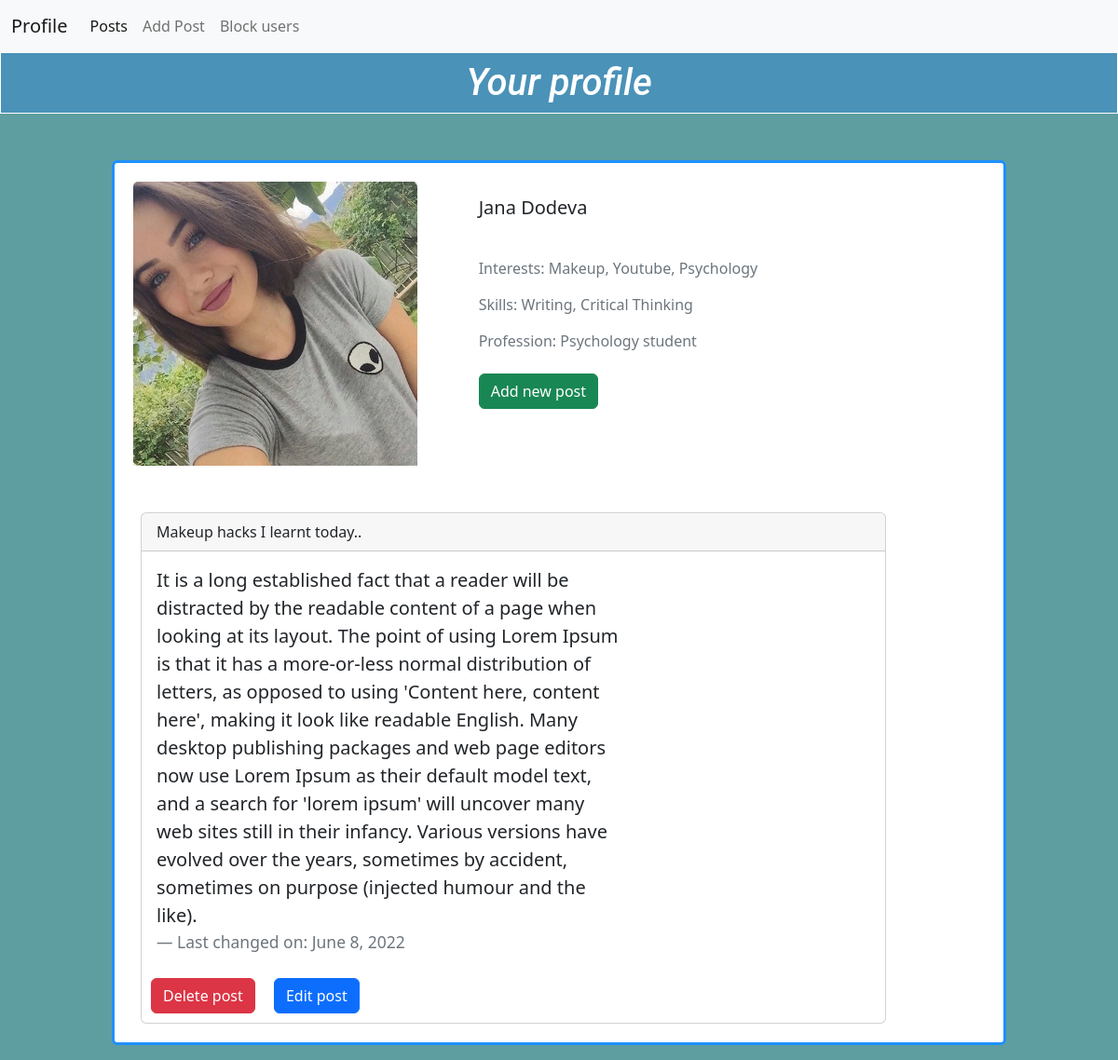
Page /profile/ (signed in) on the committed database.
### blogpost/models.py (models this page shows, shortened)
class Author(models.Model):
    first_name = models.CharField(max_length=30,null=True, blank=True)
    last_name = models.CharField(max_length=30,null=True, blank=True)
    country = models.CharField(max_length=30,null=True, blank=True)
    image = models.ImageField(upload_to='cover_images/',null=True, blank=True)
    interests=models.TextField(null=True,blank=True)
    skills=models.TextField(null=True,blank=True)
    profession=models.TextField(null=True,blank=True)
    user = models.ForeignKey(User, null=True, blank=True, on_delete=models.CASCADE)

class Post(models.Model):
    title = models.CharField(max_length=30)
    author = models.ForeignKey(Author, null=True, blank=True, on_delete=models.CASCADE)
    content = models.TextField(null=True, blank=True)
    file = models.FileField(null=True, blank=True)
    dateCreated = models.DateField(null=True, blank=False)
    dateLastChange = models.DateField(null=True, blank=False)

### blogpost/views.py (the view)
# urls.py: path('profile/', profile, name="profile"),
def profile(request):
    posts = Post.objects.filter(author__user=request.user).all()
    author = Author.objects.filter(user=request.user).first()
    context={"posts":posts,"user":author}
    return render(request,'profile.html',context=context)

### blogpost/templates/profile.html (shortened to what this page needs)
<head>
        <link href="https://cdn.jsdelivr.net/npm/bootstrap@5.2.0-beta1/dist/css/bootstrap.min.css" rel="stylesheet">
</head>
<body style="background-color: cadetblue">
<nav class="navbar navbar-expand-lg bg-light">
  <div class="container-fluid">
    <a class="navbar-brand" href="{% url 'profile' %}">Profile</a>
    <div class="collapse navbar-collapse" id="navbarNav">
      <ul class="navbar-nav">
        <li class="nav-item">
          <a class="nav-link active" aria-current="page" href="{% url 'posts' %}">Posts</a>
        </li>
        <li class="nav-item">
          <a class="nav-link" href="{% url 'addpost' %}">Add Post</a>
        </li>
        <li class="nav-item">
          <a class="nav-link" href="{% url 'blockedUsers' %}">Block users</a>
        </li>
      </ul>
    </div>
  </div>
</nav>
<h1 class="d-flex justify-content-center bg-primary p-2" style="--bs-bg-opacity: .25; color:white; border:1px solid white; font-style: italic; font-family: 'Roboto', 'Lucida Grande', 'DejaVu Sans', 'Bitstream Vera Sans', Verdana, Arial, sans-serif ; margin-bottom: 50px;">Your profile</h1>
<div class="container d-flex justify-content-center">
    <div class="card mb-3" style="width: 60rem;border: 3px solid dodgerblue; height:100%; padding: 20px">
        <div class="row g-0">
            <div class="col-md-4">
            <img src="{{ MEDIA_URL }}{{ user.image.url}}" class="card-img-top" class="img-fluid rounded-start" alt="...">
                <div style="margin-left: 20px" class="col-md-4 d-flex justify-content-left">
                    <div>
                      {% for p in posts %}
                        <div class="card row" style="margin-top: 50px; width: 50rem">
                            <div class="card-header">
                                {{ p.title}}
                            </div>
                            <div class="card-body col-8">
                                <blockquote class="blockquote mb-0">
                                 <p>{{ p.content }}</p>
                                    <footer class="blockquote-footer">Last changed on: {{ p.dateLastChange }}</footer>
                                </blockquote>
                            </div>
                            <div class="col-4" style="padding: 10px">
                                <a href="#" class="card-link btn btn-danger">Delete post</a>
                                <a href="#" class="card-link btn btn-primary">Edit post</a>
                            </div>
                        </div>
                      {% endfor %}
                    </div>
                </div>
            </div>
        <div class="col-md-8" style="font-size: 20px">
            <div class="card-body" style="margin-left: 50px">
                 <h5 class="card-title mb-5">{{ user.first_name}} {{ user.last_name }}</h5>
                    <h6 class="card-subtitle mb-4 text-muted">Interests: {{ user.interests }}</h6>
                    <h6 class="card-subtitle mb-4 text-muted">Skills: {{ user.skills }}</h6>
                    <h6 class="card-subtitle mb-4 text-muted">Profession: {{ user.profession }}</h6>
                                    <a href="{% url 'addpost' %}" class="card-link btn btn-success">Add new post</a>
      </div>
    </div>
  </div>
</div>
</div>
</body>

### rows in the picture
Author: image (picture), first_name "Jana", last_name "Dodeva", interests "Makeup, Youtube, Psychology", skills "Writing, Critical Thinking", profession "Psychology student"
Post: title "Makeup hacks I learnt today..", content "It is a long established fact that a reader will be distracted by the readable content of a page when looking at its layout. The point of using Lorem Ipsum is that it has a more-or-less normal distribution of letters, as opposed to using 'Content here, content here', making it look like readable English. Many desktop publishing packages and web page editors now use Lorem Ipsum as their default model text, and a search for 'lorem ipsum' will uncover many web sites still in their infancy. Various versions have evolved over the years, sometimes by accident, sometimes on purpose (injected humour and the like).", dateLastChange "June 8, 2022"
